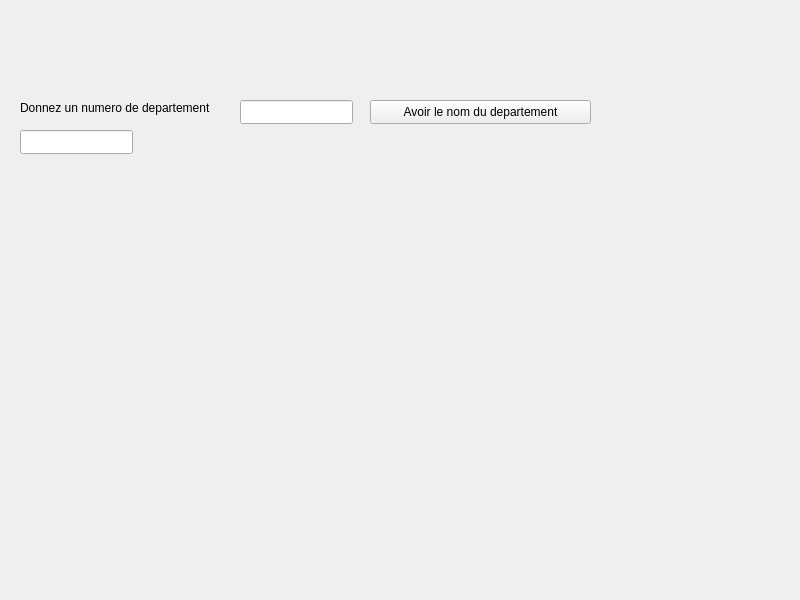
<?xml version="1.0" encoding="UTF-8"?>
<ui version="4.0">
 <class>Widget</class>
 <widget class="QWidget" name="Widget">
  <property name="geometry">
   <rect>
    <x>0</x>
    <y>0</y>
    <width>800</width>
    <height>600</height>
   </rect>
  </property>
  <property name="windowTitle">
   <string>Widget</string>
  </property>
  <widget class="QLabel" name="labelNumDep">
   <property name="geometry">
    <rect>
     <x>20</x>
     <y>100</y>
     <width>211</width>
     <height>16</height>
    </rect>
   </property>
   <property name="text">
    <string>Donnez un numero de departement</string>
   </property>
  </widget>
  <widget class="QLineEdit" name="lineEditNum">
   <property name="geometry">
    <rect>
     <x>240</x>
     <y>100</y>
     <width>113</width>
     <height>24</height>
    </rect>
   </property>
  </widget>
  <widget class="QLineEdit" name="lineEditNomDep">
   <property name="geometry">
    <rect>
     <x>20</x>
     <y>130</y>
     <width>113</width>
     <height>24</height>
    </rect>
   </property>
  </widget>
  <widget class="QPushButton" name="pushButtonNomDep">
   <property name="geometry">
    <rect>
     <x>370</x>
     <y>100</y>
     <width>221</width>
     <height>24</height>
    </rect>
   </property>
   <property name="text">
    <string>Avoir le nom du departement</string>
   </property>
  </widget>
 </widget>
 <resources/>
 <connections/>
</ui>
